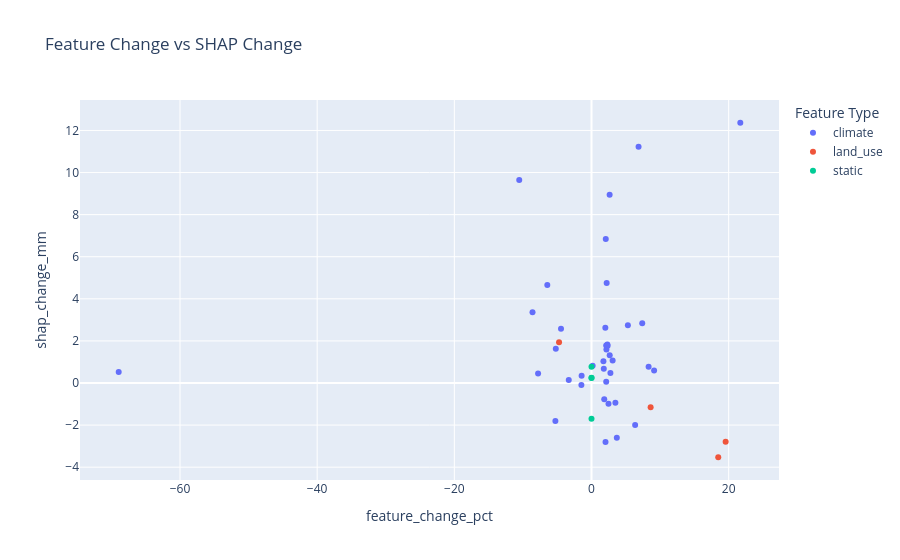

This figure's notebook cell:
### Code cell
# alternatively, scatter plot with more flexible label positioning using plotly express,
# with feature change on the x-axis and SHAP change on the y-axis, colored by type (climate, land_use, static)

# clear plotly express figure
fig = None

import plotly.express as px
fig = px.scatter(roi_shap, x='feature_change_pct', y='shap_change_mm', color='type', labels={'feature': 'Feature'}, title='Feature Change vs SHAP Change', hover_data=['feature'])
fig.update_traces(textposition='top center')
fig.update_layout(legend_title_text='Feature Type')
fig.show()

### Figure 1 — Plotly figure (JSON) as saved in the notebook; plotly's stock layout.template omitted (floating-point values rounded to 4 significant figures)
{"data": [{"customdata": [["longest_dry_spell_months"], ["precip_p10"], ["precip_p25"], ["aridity_index"], ["precip_warmest_quarter"], ["precip_p5"], ["monthly_tmean_range"], ["precip_p50"], ["monthly_tmean_std"], ["tmean_iqr"], ["annual_precip"], ["precip_p75"], ["max_monthly_tmean"], ["tmean_p95"], ["tmean_p90"], ["temp_wettest_quarter"], ["tmean_p75"], ["tmean_p50"], ["gdm_0"], ["mean_annual_tmp"], ["precip_p90"], ["temp_driest_quarter"], ["tmean_p25"], ["tmean_p10"], ["tmean_p5"], ["min_monthly_tmean"], ["gdm_5"], ["precip_p95"], ["max_monthly_precip"], ["gdm_10"], ["min_monthly_precip"], ["monthly_precip_std"], ["precip_coldest_quarter"], ["precip_cv"], ["pet_annual"], ["precip_iqr"], ["months_gt_25C"], ["precip_deficit_annual"], ["months_gt_30C"], ["frost_months"]], "hovertemplate": "type=climate<br>feature_change_pct=%{x}<br>shap_change_mm=%{y}<br>Feature=%{customdata[0]}<extra></extra>", "legendgroup": "climate", "marker": {"color": "#636efa", "symbol": "circle"}, "mode": "markers", "name": "climate", "orientation": "v", "showlegend": true, "textposition": "top center", "type": "scatter", "x": [-68.94, -10.54, -8.6, -7.787, -6.444, -5.265, -5.205, -4.446, -3.315, -1.473, -1.44, 0.1682, 1.739, 1.793, 1.859, 2.018, 2.046, 2.083, 2.144, 2.144, 2.176, 2.211, 2.312, 2.352, 2.478, 2.644, 2.654, 2.758, 3.083, 3.485, 3.692, 5.305, 6.365, 6.862, 7.396, 8.326, 9.128, 21.7, Infinity, NaN], "xaxis": "x", "y": [0.5218, 9.645, 3.366, 0.4519, 4.651, -1.803, 1.622, 2.58, 0.1475, -0.09416, 0.3462, 0.822, 1.028, 0.6817, -0.7668, 2.621, -2.798, 6.838, 1.78, 0.06066, 1.586, 4.746, 1.833, 1.772, -0.9911, 8.943, 1.313, 0.4787, 1.074, -0.9333, -2.6, 2.75, -2.0, 11.22, 2.841, 0.7705, 0.5949, 12.37, -0.0083, 8.355e-05], "yaxis": "y"}, {"customdata": [["forest_age"], ["gHM"], ["irr_frac"], ["rain_frac"]], "hovertemplate": "type=land_use<br>feature_change_pct=%{x}<br>shap_change_mm=%{y}<br>Feature=%{customdata[0]}<extra></extra>", "legendgroup": "land_use", "marker": {"color": "#EF553B", "symbol": "circle"}, "mode": "markers", "name": "land_use", "orientation": "v", "showlegend": true, "textposition": "top center", "type": "scatter", "x": [-4.732, 8.622, 18.48, 19.56], "xaxis": "x", "y": [1.935, -1.156, -3.528, -2.789], "yaxis": "y"}, {"customdata": [["elev"], ["hand"], ["roughness"], ["slope"]], "hovertemplate": "type=static<br>feature_change_pct=%{x}<br>shap_change_mm=%{y}<br>Feature=%{customdata[0]}<extra></extra>", "legendgroup": "static", "marker": {"color": "#00cc96", "symbol": "circle"}, "mode": "markers", "name": "static", "orientation": "v", "showlegend": true, "textposition": "top center", "type": "scatter", "x": [0.0, 0.0, 0.0, 0.0], "xaxis": "x", "y": [-1.698, 0.7698, 0.2536, 0.2349], "yaxis": "y"}], "layout": {"legend": {"title": {"text": "Feature Type"}, "tracegroupgap": 0}, "title": {"text": "Feature Change vs SHAP Change"}, "xaxis": {"anchor": "y", "domain": [0, 1], "title": {"text": "feature_change_pct"}}, "yaxis": {"anchor": "x", "domain": [0, 1], "title": {"text": "shap_change_mm"}}}}
